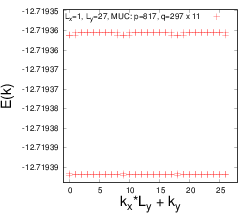

The script that saved this image:
set xrange [-1:28]
set yrange [-12.7193938511267:-12.719349683956]
set xlabel "k_x*L_y + k_y" font "Helvetica,28"
set ylabel "E(k)" font "Helvetica,28"
#set size 1.0, 0.6
set terminal postscript eps size 3.5,3 enhanced colour "Helvetica" 16
set output "fermions_hofstadter_X_297_Y_11_q_817_n_9_x_1_y_27_u_10_gx_0_gy_0_ext.eps"
plot "fermions_hofstadter_X_297_Y_11_q_817_n_9_x_1_y_27_u_10_gx_0_gy_0_ext.dat" using ($1*27+$2):3 title "L_x=1, L_y=27, MUC: p=817, q=297 x 11" with points lc rgbcolor "red" lt 6 pt 1 ps 2
